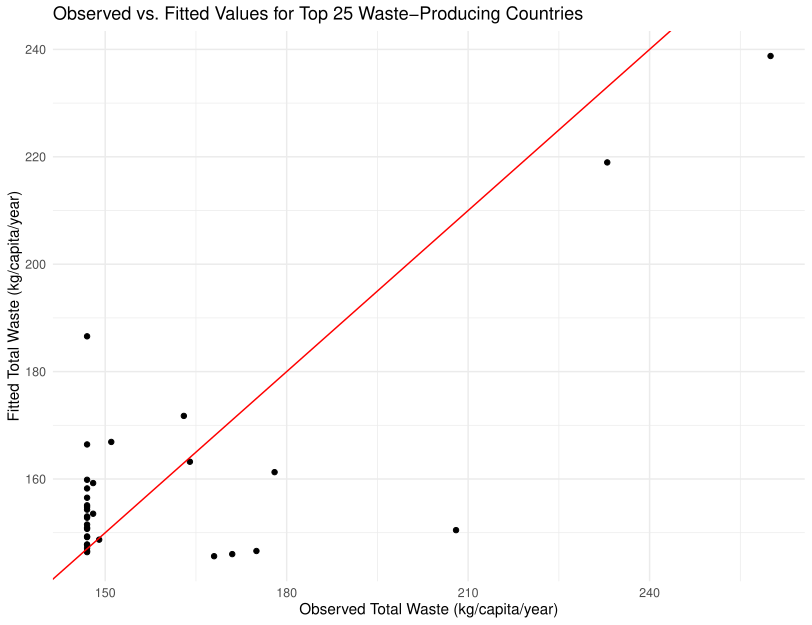

The script that drew this image:
library(dplyr)
library(ggplot2)

# Calculate the total waste for each country
total_waste <- data %>%
  group_by(Country) %>%
  summarise(Total_Waste = sum(`combined.figures..kg.capita.year.`, na.rm = TRUE)) %>%
  arrange(desc(Total_Waste)) %>%
  top_n(25) # Select top 25 waste-producing countries

# Filter data for the top 25 waste-producing countries
top_25_countries <- data %>%
  filter(Country %in% total_waste$Country)

# Fit linear regression model for the top 25 countries
model <- lm(`combined.figures..kg.capita.year.` ~ `Household.estimate..tonnes.year.` + `Retail.estimate..tonnes.year.`,
            data = top_25_countries)

# Calculate fitted values
fitted_values <- predict(model)

# Create a dataframe with observed and fitted values
plot_data <- data.frame(
  Observed = top_25_countries$`combined.figures..kg.capita.year.`,
  Fitted = fitted_values
)

# Create a scatterplot
ggplot(plot_data, aes(x = Observed, y = Fitted)) +
  geom_point() +
  geom_abline(intercept = 0, slope = 1, color = "red") +
  labs(x = "Observed Total Waste (kg/capita/year)",
       y = "Fitted Total Waste (kg/capita/year)",
       title = "Observed vs. Fitted Values for Top 25 Waste-Producing Countries") +
  theme_minimal()
